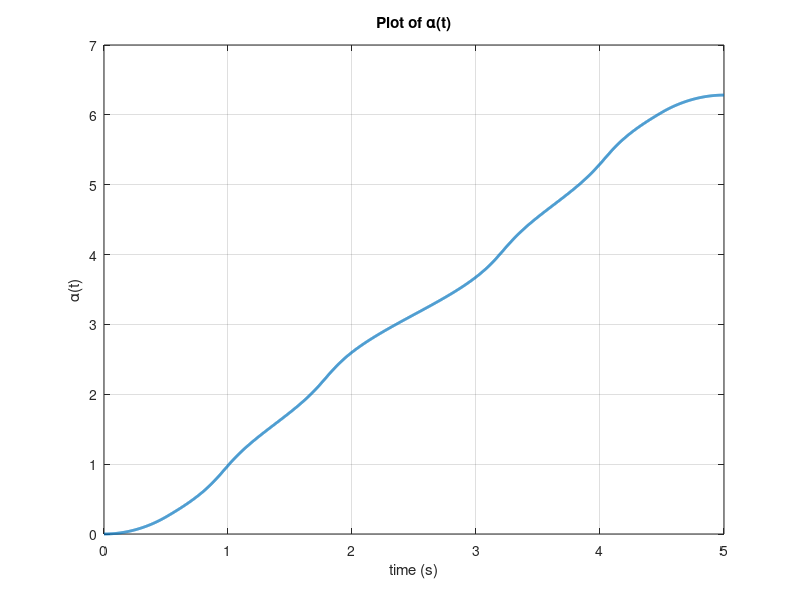

The MATLAB script that drew this image: (Note: this script raises an error after producing the figure.)
%[text] Step 1: Create Trapezoidal Velocity Trajectories
clear all;
close all;
clc;
%%
%[text] (1a) Calculate arc length of Lissajous Curve.
% TODO: replace T, xd, yd with your our lissajous curve
T = 2*pi;
t = linspace(0,T,1000);
xd = 0.16*sin(1*t);
yd = 0.08*sin(2*t);

d = 0;
for i=1:length(t)-1
    d = d + sqrt((xd(i+1) - xd(i))^2 + (yd(i+1) - yd(i))^2);
end
%[text] Determine the average speed, $c$, of end effector over `tfinal` seconds.
% TODO: replace tfinal with your code
tfinal = 5;

% calculate average speed
c = d/tfinal;
%[text] Use forward-euler method to numerically approximate $\\alpha(t)$
% normalized trapezoidal curve
g = @(t, T, ta) (T/(T-ta))*((t < ta) .* (t / ta) + (t >= ta & t <= (T - ta)) .* 1 + (t > (T - ta)) .* ((T - t) / ta));
ta = 0.1*tfinal;
dt = 0.002;
t = 0:dt:tfinal;
alpha = zeros(size(t));
for i=1:length(t)-1
    xdot = 0.16*1*cos(1*alpha(i));
    ydot = 0.08*2*cos(2*alpha(i));
    % equation (7) in the lab assignment
    alpha(i+1) = alpha(i) + c*g(t(i),tfinal,ta)/sqrt(xdot^2 + ydot^2)*dt;
end

plot(t,alpha,'LineWidth',2); title('Plot of \alpha(t)');
grid on; xlabel('time (s)'); ylabel('\alpha(t)');
yline(T,'k--','LineWidth',2); 
legend('\alpha','T (period)','Location','southeast')
%[text] (1c) Combine all trajectories together.
% TODO: replace with your own lissajous curve
x = 0.16*sin(alpha);
y = 0.08*sin(2*alpha);
%[text] Plot the speed of the trajectory as function of time.
v = sqrt( (diff(x)/dt).^2 + (diff(y)/dt).^2 );
plot(dt:dt:tfinal,v,'LineWidth',3); hold on;
yline(c,'k--'); 
ylim([0 0.3])
yline(0.25,'r--')
hold off;
title('Trajectory Velocity')
grid on;
xlabel('time (s)')
ylabel('velocity (m/s)')
legend('velocity', 'average velocity', 'velocity limit','Location','south')
%%
%[text] ## Step 2: Forward Kinematics
%[text] (2c) Calculate T0
% these values were obtained from the URDF directly
L1 = 0.2435;
L2 = 0.2132;
W1 = 0.1311;
W2 = 0.0921;
H1 = 0.1519;
H2 = 0.0854;

% home position of end effector
M = [-1 0 0 L1+L2;
    0 0 1 W1+W2;
    0 1 0 H1-H2;
    0 0 0 1];

% screw axes
S1 = [0 0 1 0 0 0]';
S2 = [0 1 0 -H1 0 0]';
S3 = [0 1 0 -H1 0 L1]';
S4 = [0 1 0 -H1 0 L1+L2]';
S5 = [0 0 -1 -W1 L1+L2 0]';
S6 = [0 1 0 H2-H1 0 L1+L2]';
S = [S1 S2 S3 S4 S5 S6];

% body screw axes
B1 = ECE569_Adjoint(M)\S1;
B2 = ECE569_Adjoint(M)\S2;
B3 = ECE569_Adjoint(M)\S3;
B4 = ECE569_Adjoint(M)\S4;
B5 = ECE569_Adjoint(M)\S5;
B6 = ECE569_Adjoint(M)\S6;
B = [B1 B2 B3 B4 B5 B6];

% joint angles
theta0 = [-1.6800   -1.4018   -1.8127   -2.9937   -0.8857   -0.0696]';

% calculate the 4x4 matrix representing the transition
% from end effector frame {b} to the base frame {s} at t=0: Tsb(0)

% TODO: implement ECE569_FKinSpace and ECE569_FKinBody
T0_space = ECE569_FKinSpace(M,S,theta0)
T0_body = ECE569_FKinBody(M,B,theta0)
T0_space-T0_body
T0 = T0_body;
%[text] Calculate Tsd at every time step.
% Calculate Tsd(t) for t=0 to t=tfinal
% Tsd(t) = T0 * Td(t)
N = length(t);
Tsd = zeros(4,4,N);
for i=1:N
    Rd = eye(3);
    pd = [x(i); y(i); 0];
    Td = [Rd, pd; 0, 0, 0, 1];
    Tsd(:,:,i) = T0 * Td;
end
%%
%[text] (2d) Plot (x,y,z) in the s frame
xs = Tsd(1,4,:);
ys = Tsd(2,4,:);
zs = Tsd(3,4,:);
plot3(xs(:), ys(:), zs(:), 'LineWidth', 1)
title('Trajectory \{s\} frame')
xlabel('x (m)')
ylabel('y (m)')
zlabel('z (m)')
hold on
plot3(xs(1),ys(1),zs(1),'go','MarkerSize',10,'LineWidth',2)
plot3(xs(end),ys(end),zs(end),'rx','MarkerSize',10,'LineWidth',2)
legend('Trajectory', 'Start', 'End')
grid on
hold off
%%
%[text] ## Step 3: Inverse Kinematics
initialguess = theta0;
Td = T0;

% you need to implement IKinBody
[thetaSol, success] = ECE569_IKinBody(B,M,Td,theta0,1e-6,1e-6);
if (~success)
    error('Error. \nCould not perform IK at index %d.',1)
end
%%
%[text] (3c) Perform IK at each time step
thetaAll = zeros(6,N);
thetaAll(:,1) = theta0;

% you can comment out the waitbar functions if they aren't working
% (sometimes they don't work with .mlx files)
% If the code gets stuck here, you will need to restart MATLAB
f = waitbar(0,['Inverse Kinematics (1/',num2str(N),') complete.']);

for i=2:N
    % use previous solution as current guess
    initialguess = thetaAll(:,i-1);
    
    % calculate thetaSol for Tsd(:,:,i) with initial guess
    [thetaSol, success] = ECE569_IKinBody(B,M,Tsd(:,:,i),initialguess,1e-6,1e-6);
    if (~success)
        close(f);
        error('Error. \nCould not perform IK at index %d.',i)
    end
    thetaAll(:,i) = thetaSol;
    waitbar(i/N,f,['Inverse Kinematics (',num2str(i),'/',num2str(N),') complete.']);
end
close(f);
%%
%[text] (3c) Verify that the joint angles don't change very much
dj = diff(thetaAll');
plot(t(1:end-1), dj)
title('First Order Difference in Joint Angles')
legend('J1','J2','J3','J4','J5','J6','Location','northeastoutside')
grid on
xlabel('time (s)')
ylabel('first order difference')
%%
%[text] (3d) Verify that the joints we found actually trace out our trajectory (forward kinematics)
actualTsd = zeros(4,4,N);
actualTsd = zeros(4,4,N);
for i=1:N
    % use forward kinematics to calculate Tsd from our thetaAll
    actualTsd(:,:,i) = ECE569_FKinBody(M,B,thetaAll(:,i));
end

xs = actualTsd(1,4,:);
ys = actualTsd(2,4,:);
zs = actualTsd(3,4,:);
plot3(xs(:), ys(:), zs(:), 'LineWidth', 1)
title('Verified Trajectory \{s\} frame')
xlabel('x (m)')
ylabel('y (m)')
zlabel('z (m)')
hold on
plot3(xs(1),ys(1),zs(1),'go','MarkerSize',10,'LineWidth',2)
plot3(xs(end),ys(end),zs(end),'rx','MarkerSize',10,'LineWidth',2)
legend('Trajectory', 'Start', 'End')
grid on
hold off
%%
%[text] (3e) Verify that the end effector does not enter a kinematic singularity, by plotting the determinant of your body jacobian
body_dets = zeros(N,1);
for i=1:N
    Jb = ECE569_JacobianBody(B,thetaAll(:,i));
    body_dets(i) = det(Jb);
end
plot(t, body_dets)
title('Manipulability')
grid on
xlabel('time (s)')
ylabel('det of J_B')
%%
%[text] (3f) Save to CSV File
% you can play with turning the LEDs on and off
led = ones(N,1);

% save to the CSV file
data = [t' thetaAll' led];

% TODO: change the csv filename to your purdue ID
% writematrix(data, 'ldihel.csv')

%[appendix]{"version":"1.0"}
%---
%[metadata:view]
%   data: {"layout":"onright","rightPanelPercent":43}
%---
